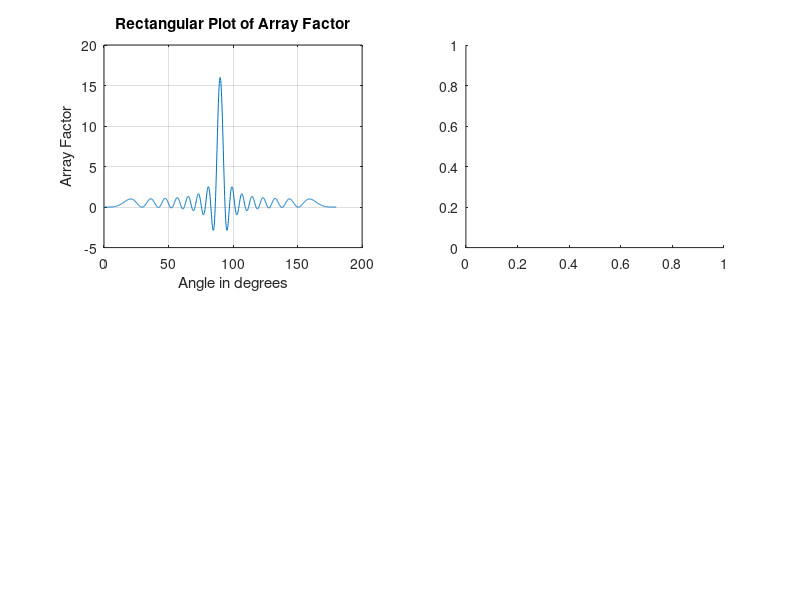

The MATLAB source for this figure: (Note: this script raises an error after producing the figure.)
clc;
clear all;
close all;

% Antenna Array Parameters
N = 16;               % Number of elements in the array
d = 0.5;             % Element spacing (to avoid grating lobes)
theta = linspace(0, pi, 1000);  % Observation angles from 0 to 2*pi

% Calculate the Array Factor (AF)
AF = zeros(size(theta));  % Initializing zeros for the array factor
k = 2*pi;                 % Wave number 
beta = 0;                 % Phase shift: 0 for broadside array, pi for end-fire array

for n = 1:N
    AF = AF + exp(1i * (n-1) * (k * d * cos(theta) + beta));  % Array factor formula
end

% Calculate the radiation pattern (power pattern)
pattern = abs(AF).^2; 

%  Normalize the pattern
pattern_normalized = pattern / max(pattern); 

% Calculate Maximum Radiation Intensity
U_max = max(pattern_normalized); % Maximum intensity

% Compute Total Radiated Power (P_radiation)
P_radiation = 2*pi*trapz(theta, pattern_normalized .* sin(theta));  % Integrating radiation pattern

% Calculate Directivity using D = (U_max * 4*pi) / P_radiation
directivity = (U_max * 4 * pi) / P_radiation; % Directivity (linear scale)

disp(directivity)

dir_dB = 10 * log10(directivity);
disp(dir_dB)



% Create a figure with 2x2 subplots
figure;

% Subplot 1: Rectangular Plot of Array Factor
subplot(2,2,1);  % First subplot in 2x2 grid
plot(rad2deg(theta), real(AF));
xlabel('Angle in degrees');
ylabel('Array Factor');
title('Rectangular Plot of Array Factor');
grid on;

% Subplot 2: Polar Plot of Array Factor
subplot(2,2,2);  % Second subplot in 2x2 grid
polarplot(theta, real(AF));
title('Polar Plot of Array Factor');
grid on;

% Subplot 3: Rectangular Plot of Radiation Pattern
subplot(2,2,3);  % Third subplot in 2x2 grid
plot(rad2deg(theta), pattern_normalized);
xlabel('Angle in degrees');
ylabel('Radiation Pattern');
title('Rectangular Plot of Radiation Pattern');
grid on;

% Subplot 4: Polar Plot of Radiation Pattern
subplot(2,2,4);  % Fourth subplot in 2x2 grid
polarplot((theta), pattern_normalized);
title('Polar Plot of Radiation Pattern');
grid on;
